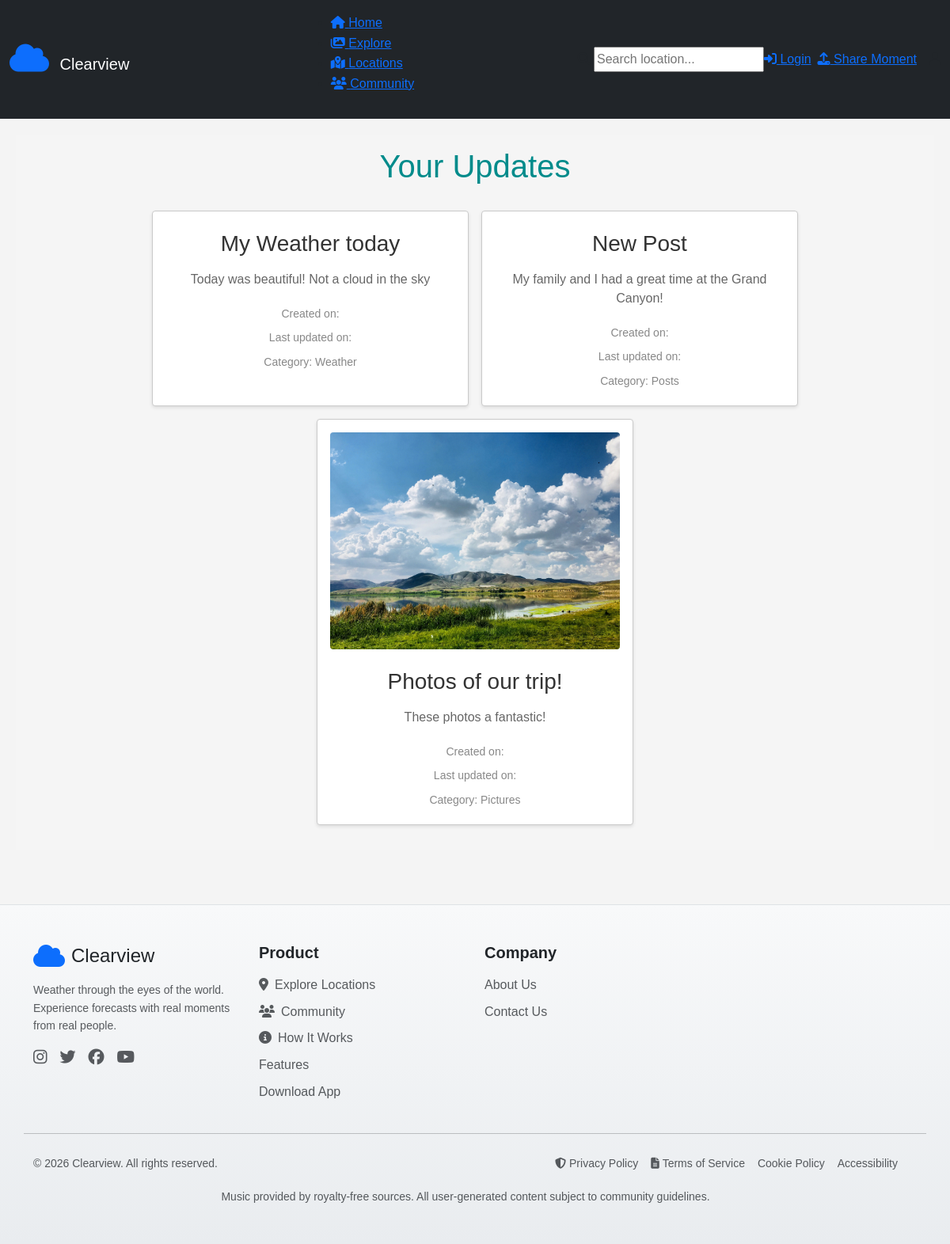
The app's page /notes/ with its own data.
### notes/models.py (models this page shows, shortened)
class Note(models.Model):
    title = models.CharField(max_length=200)
    content = models.TextField()
    created_on = models.DateTimeField(auto_now_add=True)
    updated_on = models.DateTimeField(auto_now=True)
    image = models.ImageField(upload_to='media/notes', blank=True, null=True)
    category = models.ForeignKey(Category, on_delete=models.CASCADE, related_name='notes')
    user = models.CharField(max_length=100)  # Placeholder for user association

class Category(models.Model):
    name = models.CharField(max_length=100)
    created_on = models.DateTimeField(auto_now_add=True)

### notes/views.py (the view)
# urls.py: path("", views.NoteListView.as_view(), name='notes_list'),
class NoteListView(ListView):
    model = Note
    template_name = 'notes/list.html'
    context_object_name = 'notes'

### templates/notes/list.html (shortened to what this page needs)
{% extends "base.html" %}
{% load static %}
{% block css %}
<link rel="stylesheet" href="{% static 'css/list.css' %}">
{% endblock %}
{% block content %}
<div class="notes-list">
    <h1>Your Updates</h1>
    <div class="list">
      {% for record in object_list %}
        <div class="note">
            {% if record.image %}
                <img src="{{ record.image.url }}" alt="Note Image">
            {% endif %}
            <h3>{{ record.title }}</h3>
            <p>{{ record.content }}</p>
            <label>Created on: {{ record.created_at }}</label>
            <label>Last updated on: {{ record.updated_at }}</label>
            {% if record.category %}
                <label>Category: {{ record.category.name }}</label>
            {% else %}
                <label>Category: None</label>
            {% endif %}
        </div>
      {% endfor %}
    </div>
</div>
{% endblock %}

### templates/base.html (shortened to what this page needs)
{% load static %}
<!DOCTYPE html>
<html lang="en">
  <head>
    <link
      href="https://cdn.jsdelivr.net/npm/bootstrap@5.3.3/dist/css/bootstrap.min.css"
      rel="stylesheet"
    />
    <link
      rel="stylesheet"
      href="https://cdnjs.cloudflare.com/ajax/libs/font-awesome/6.7.1/css/all.min.css"
    />
    <link rel="stylesheet" href="{% static 'css/base.css' %}" />
    {% block css %} {% endblock %}
  </head>
  <body>
    {% include 'navbar.html' %}
    <main>{% block content %} {% endblock %}</main>
    {% include 'footer.html' %}
  </body>
</html>

### templates/navbar.html
<nav class="navbar navbar-dark bg-dark py-3">
  <div class="container-fluid">
    <div class="d-flex align-items-center justify-content-between w-100">
      <a href="{% url 'home' %}" class="navbar-brand">
        <i class="fas fa-cloud fa-2x text-primary me-2"></i>
        Clearview
      </a>
      <ul class="desktop-nav-items" role="menubar">
        <li role="none">
          <a
            href="{% url 'home' %}"
            class="desktop-nav-link active"
            role="menuitem"
            ><i class="fas fa-home"></i> Home</a
          >
        </li>
        <li role="none">
          <a href="{% url 'explore' %}" class="desktop-nav-link" role="menuitem"
            ><i class="fas fa-images"></i> Explore</a
          >
        </li>
        <li role="none">
          <a
            href="{% url 'locations' %}"
            class="desktop-nav-link"
            role="menuitem"
            ><i class="fas fa-map-marked-alt"></i> Locations</a
          >
        </li>
        <li role="none">
          <a
            href="{% url 'community' %}"
            class="desktop-nav-link"
            role="menuitem"
            ><i class="fas fa-users"></i> Community</a
          >
        </li>
      </ul>
      <div class="d-flex align-items-center">
        <div class="desktop-search">
          <i class="fas fa-search"></i>
          <input type="text" placeholder="Search location..." />
        </div>
        <a href="{% url 'users:login' %}" class="btn-login-desktop me-2">
          <i class="fas fa-sign-in-alt"></i>
          Login
        </a>
        <a href="{% url 'upload' %}" class="btn-upload-desktop">
          <i class="fas fa-upload"></i>
          Share Moment
        </a>
        <div class="user-menu ms-3">
          <div class="user-avatar">
            <i class="fas fa-user"></i>
          </div>
        </div>
      </div>
    </div>
  </div>
</nav>

### templates/footer.html
<footer class="bg-light border-top mt-5">
    <div class="container py-5">
        <div class="row g-4">
            <div class="col-lg-3 col-md-6">
                <div class="d-flex align-items-center mb-3">
                    <i class="fas fa-cloud fa-2x text-primary me-2"></i>
                    <h4 class="mb-0 fw-light">Clearview</h4>
                </div>
                <p class="text-muted small mb-3">
                    Weather through the eyes of the world. Experience forecasts with real moments from real people.
                </p>
                <div class="d-flex gap-3">
                    <a href="#" class="text-muted hover-primary">
                        <i class="fab fa-instagram fa-lg"></i>
                    </a>
                    <a href="#" class="text-muted hover-primary">
                        <i class="fab fa-twitter fa-lg"></i>
                    </a>
                    <a href="#" class="text-muted hover-primary">
                        <i class="fab fa-facebook fa-lg"></i>
                    </a>
                    <a href="#" class="text-muted hover-primary">
                        <i class="fab fa-youtube fa-lg"></i>
                    </a>
                </div>
            </div>
            <div class="col-lg-3 col-md-6">
                <h5 class="mb-3">Product</h5>
                <ul class="list-unstyled">
                    <li class="mb-2">
                        <a href="{% url 'explore' %}" class="text-muted text-decoration-none hover-primary">
                            <i class="fas fa-map-marker-alt me-2"></i>Explore Locations
                        </a>
                    </li>
                    <li class="mb-2">
                        <a href="{% url 'community' %}" class="text-muted text-decoration-none hover-primary">
                            <i class="fas fa-users me-2"></i>Community
                        </a>
                    </li>
                    <li class="mb-2">
                        <a href="#" class="text-muted text-decoration-none hover-primary">
                            <i class="fas fa-info-circle me-2"></i>How It Works
                        </a>
                    </li>
                    <li class="mb-2">
                        <a href="#" class="text-muted text-decoration-none hover-primary">Features</a>
                    </li>
                    <li class="mb-2">
                        <a href="#" class="text-muted text-decoration-none hover-primary">Download App</a>
                    </li>
                </ul>
            </div>
            <div class="col-lg-3 col-md-6">
                <h5 class="mb-3">Company</h5>
                <ul class="list-unstyled">
                    <li class="mb-2">
                        <a href="{% url 'about' %}" class="text-muted text-decoration-none hover-primary">About Us</a>
                    </li>
                    <li class="mb-2">
                        <a href="{% url 'contact' %}" class="text-muted text-decoration-none hover-primary">Contact Us</a>
                    </li>
                </ul>
            </div>
        <hr class="my-4">
        <div class="row align-items-center">
            <div class="col-md-6 text-center text-md-start mb-3 mb-md-0">
                <small class="text-muted">
                    &copy; 2026 Clearview. All rights reserved.
                </small>
            </div>
            <div class="col-md-6">
                <div class="d-flex flex-wrap justify-content-center justify-content-md-end gap-3">
                    <a href="#" class="text-muted text-decoration-none small hover-primary">
                        <i class="fas fa-shield-alt me-1"></i>Privacy Policy
                    </a>
                    <a href="#" class="text-muted text-decoration-none small hover-primary">
                        <i class="fas fa-file-alt me-1"></i>Terms of Service
                    </a>
                    <a href="#" class="text-muted text-decoration-none small hover-primary">Cookie Policy</a>
                    <a href="#" class="text-muted text-decoration-none small hover-primary">Accessibility</a>
                </div>
            </div>
        </div>
        <div class="row mt-3">
            <div class="col-12 text-center">
                <small class="text-muted">
                    Music provided by royalty-free sources. All user-generated content subject to community guidelines.
                </small>
            </div>
        </div>
    </div>
</footer>

### static/css/base.css (style rules this page uses)
body { font-family: Arial, sans-serif; line-height: 1.6; margin: 0; padding: 0; background-color: #f4f4f4; }
main { padding: 20px; min-height: 80vh; }
h1 { color: #333; }
footer { background: linear-gradient(to bottom, #f8f9fa, #e9ecef); }
.hover-primary { transition: color 0.2s ease; }
footer h5 { font-weight: 600; color: #212529; }
footer a { transition: all 0.2s ease; }

### static/css/list.css (style rules this page uses)
.notes-list { background-color: #f5f5f5; min-height: 100vh; padding: 1rem; }
.notes-list h1 { text-align: center; color: darkcyan; padding-bottom: 1rem; margin: 0; }
.list { display: flex; flex-wrap: wrap; gap: 1rem; justify-content: center; padding: 1rem 0; }
.list .note { display: flex; flex-direction: column; width: 400px; border: 1px solid #cacaca; border-radius: 4px; background-color: white; padding: 1rem; text-align: center; align-items: center; box-shadow: 0 2px 4px rgba(0, 0, 0, 0.1); }
.list .note img { max-height: 300px; max-width: 100%; border-radius: 4px; margin-bottom: 1rem; }
.list .note h3 { margin: 0.5rem 0; color: #333; }
.list .note p { margin: 0.5rem 0 1rem 0; color: #666; line-height: 1.5; }
.list .note label { display: block; font-size: 0.875rem; color: #888; margin: 0.25rem 0; }

### records on screen
Note: title "My Weather today", content "Today was beautiful! Not a cloud in the sky", category.name "Weather"
Note: title "New Post", content "My family and I had a great time at the Grand Canyon!", category.name "Posts"
Note: image (picture), title "Photos of our trip!", content "These photos a fantastic!", category.name "Pictures"
